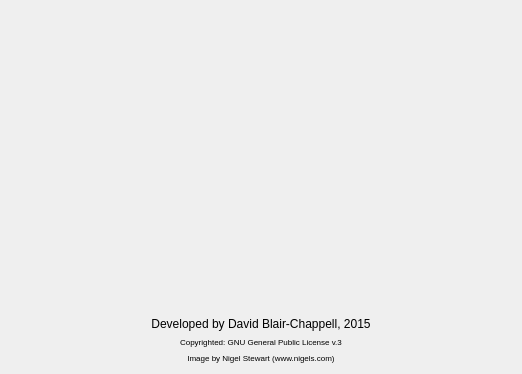
<?xml version="1.0" encoding="UTF-8"?>
<ui version="4.0">
 <class>Dialog</class>
 <widget class="QDialog" name="Dialog">
  <property name="geometry">
   <rect>
    <x>0</x>
    <y>0</y>
    <width>522</width>
    <height>368</height>
   </rect>
  </property>
  <property name="windowTitle">
   <string>Loading Prigogine</string>
  </property>
  <layout class="QGridLayout" name="gridLayout">
   <item row="0" column="0">
    <widget class="QLabel" name="imageLabel">
     <property name="minimumSize">
      <size>
       <width>500</width>
       <height>300</height>
      </size>
     </property>
     <property name="maximumSize">
      <size>
       <width>500</width>
       <height>300</height>
      </size>
     </property>
     <property name="baseSize">
      <size>
       <width>500</width>
       <height>300</height>
      </size>
     </property>
     <property name="text">
      <string/>
     </property>
    </widget>
   </item>
   <item row="2" column="0">
    <widget class="QLabel" name="label_2">
     <property name="font">
      <font>
       <pointsize>6</pointsize>
      </font>
     </property>
     <property name="text">
      <string>Copyrighted: GNU General Public License v.3</string>
     </property>
     <property name="alignment">
      <set>Qt::AlignCenter</set>
     </property>
    </widget>
   </item>
   <item row="1" column="0">
    <widget class="QLabel" name="label">
     <property name="text">
      <string>Developed by David Blair-Chappell, 2015</string>
     </property>
     <property name="alignment">
      <set>Qt::AlignCenter</set>
     </property>
    </widget>
   </item>
   <item row="3" column="0">
    <widget class="QLabel" name="label_3">
     <property name="font">
      <font>
       <pointsize>6</pointsize>
      </font>
     </property>
     <property name="text">
      <string>Image by Nigel Stewart (www.nigels.com)</string>
     </property>
     <property name="alignment">
      <set>Qt::AlignCenter</set>
     </property>
    </widget>
   </item>
  </layout>
 </widget>
 <resources/>
 <connections/>
</ui>
